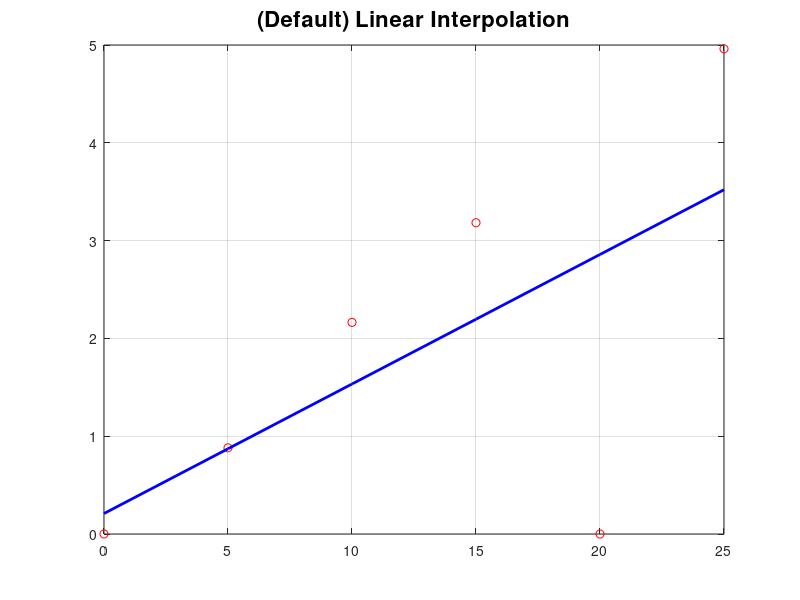

Write MATLAB code to recreate this figure.
clear all
close all
clc;

%we measure 6 points
%x - voltage (Volts)
x = [0 5 10 15 20 25];
%y - current (Ampe)
y = [0.001 0.881 2.1637 3.1827 0 4.961];
%matrix A
A= [ length(x) sum(x);
        sum(x) sum(x.^2)]
b= [sum(y); sum(x.*y)]
a = inv(A)*b
% calculate first order polynomial
%line that fit the dataset
yest = a(2,1)*x + a(1,1);

%sum of square of error
sum((y-yest).^2)

%use polyfit - hypothesis first order
apoly = polyfit(x,y,1)
%use polyfit - hypothesis second order
apoly2= polyfit(x,y,2)
yest2 = apoly2(1,3).*x.^2 + apoly2(1,2).*x + apoly2(1,1)
%plot dataset
plot(x,y,'ro','MarkerSize',6)
%plot first order polynomial that best
%to the dataset
hold on
plot(x,yest, 'b-','linewidth',2)
xlim([0 25]);
title('(Default) Linear Interpolation', 'FontSize', 16);
grid on
